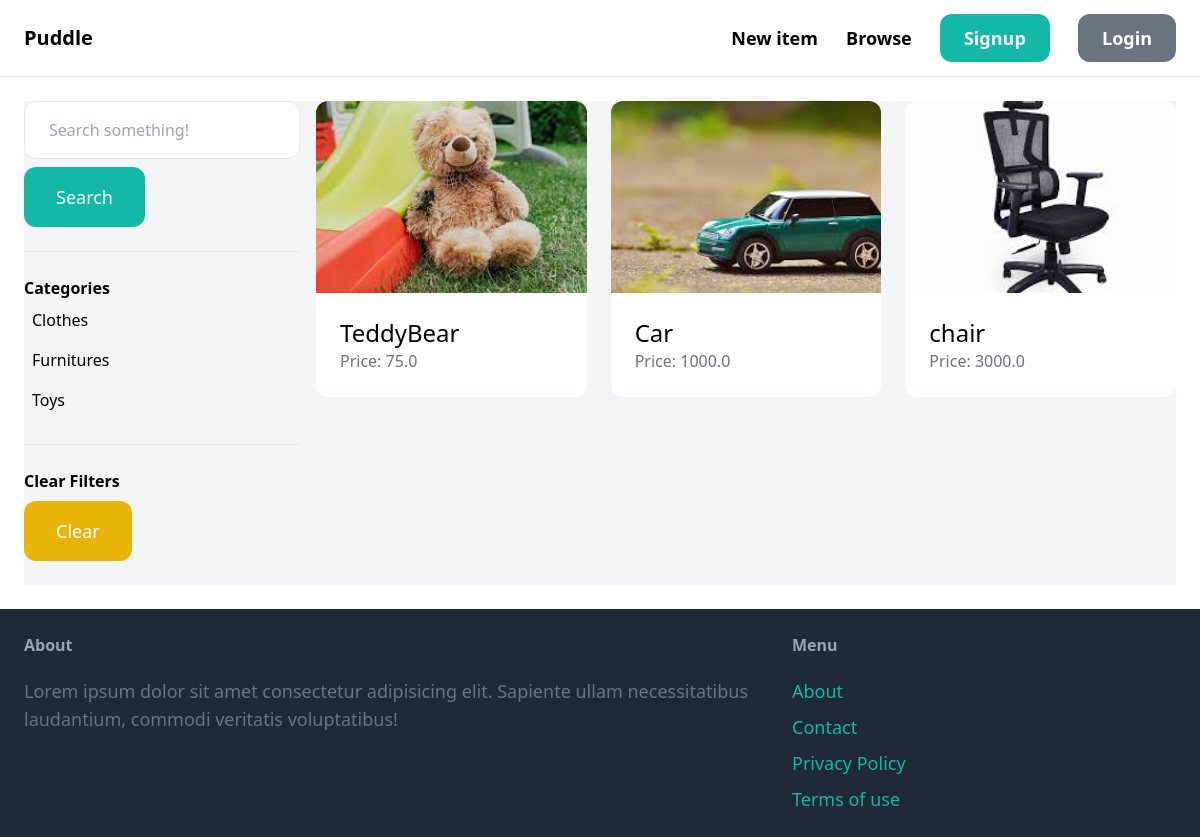
The app's page /items/ with its own data.
### item/models.py (models this page shows, shortened)
class Category(models.Model):
    name = models.CharField(max_length=255)
    class Meta:
        ordering = ('name',)
        verbose_name_plural = 'Categories'

class Item(models.Model):
    category = models.ForeignKey(Category, related_name='items', on_delete=models.CASCADE)
    name = models.CharField(max_length=255)
    description = models.TextField(blank=True, null=True)
    price = models.FloatField()
    image = models.ImageField(upload_to='item_images', blank=True, null=True)
    is_sold = models.BooleanField(default=False)
    created_by = models.ForeignKey(User, related_name="items", on_delete=models.CASCADE)
    created_at = models.DateTimeField(auto_now_add=True)

### item/views.py (the view)
# urls.py: path('', views.items, name='items'),
def items(request):
    query = request.GET.get('query', '')
    categories = Category.objects.all()
    category_id = request.GET.get('category', 0)
    items = Item.objects.filter(is_sold=False)
    if category_id:
        items = items.filter(category_id=category_id)
    if query:
        items = items.filter(Q(name__icontains=query) | Q(description__icontains=query))
    return render(request, 'item/item.html', {
        'items': items,
        'query': query,
        'categories': categories,
        'category_id': int(category_id,)
    })

### item/templates/item/item.html (shortened to what this page needs)
{% extends "core/base.html" %}
{% block content %}
<div class="pb-6 grid grid-cols-4 gap-4 bg-gray-100">
    <div class="col-span-1">
        <form action="{% url 'item:items' %}" method="GET">
            <input name="query" class="w-full py-4 px-6 border rounded-xl" type="text" value="{{query}}" placeholder="Search something!">
            <button class="mt-2 py-4 px-8 text-lg bg-teal-500 text-white rounded-xl">Search</button>
        </form>
        <hr class="my-6">
        <p class="font-semibold">Categories</p>
        <ul>
            {% for category in categories %}
            <li class="py-2 px-2 rounded-xl{% if category.id == category_id %} bg-gray-200{% endif %}">
                <a href="{% url 'item:items' %}?query={{query}}&category={{category.id}}">{{category.name}}</a>
            </li>
            {% endfor %}
        </ul>
        <hr class="my-6">
        <p class="font-semibold">Clear Filters</p>
        <ul>
            <li><a href="{% url 'item:items' %}" class="mt-2 py-4 px-8 inline-block bg-yellow-500 text-lg rounded-xl text-white">Clear</a></li>
        </ul>
    </div>
    <div class="col-span-3">
        <div class="grid grid-cols-1 sm:grid-cols-2 lg:grid-cols-3 gap-6">
            {% for item in items %}
            <div>
                <a href="{% url 'item:detail' item.id %}">
                    <div>
                        <img src="{{ item.image.url }}" class="w-full h-48 object-cover rounded-t-xl">
                    </div>
                    <div class="p-6 bg-white rounded-b-xl">
                        <h2 class="text-2xl">{{ item.name }}</h2>
                        <p class="text-gray-500">Price: {{ item.price }}</p>
                    </div>
                </a>
            </div>
            {% endfor %}
        </div>
    </div>
</div>
{% endblock  %}

### records on screen
Category: name "Clothes"
Category: name "Furnitures"
Category: name "Toys"
Item: image (picture), name "TeddyBear", price "75.0"
Item: image (picture), name "Car", price "1000.0"
Item: image (picture), name "chair", price "3000.0"
